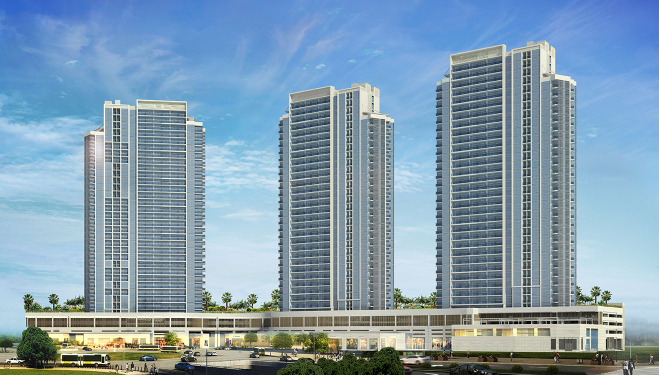
#> input picture DATA NEW/Akoya Carson Tower.jpg, 1317 x 749 px (shown at 1/2 size)
$ python remove_text.py '../DATA NEW/Akoya Carson Tower.jpg' '../DATA NEW/Commerz 3.jpg'
#> lines starting #> are read from the running program, lines starting #| are printed output that depends on the picture; after the words box and inside, x2 and y2 are one past the last pixel; in counts of white or black regions, pixels touching at a corner belong together
import cv2
import numpy as np
import sys

def remove_text(input_path, output_path):
#> called with input_path = '../DATA NEW/Akoya Carson Tower.jpg', output_path = '../DATA NEW/Commerz 3.jpg'
    img = cv2.imread(input_path)
#> img is the input picture: shape (749, 1317, 3); mean B, G, R 174.2, 155.9, 129.9
    if img is None:
        print('ERROR: cannot read', input_path)
        return 1
    h, w = img.shape[:2]
#> h = 749; w = 1317
    # Convert to grayscale and use adaptive threshold to find bright text
    gray = cv2.cvtColor(img, cv2.COLOR_BGR2GRAY)
    # Enhance contrast
    gray = cv2.equalizeHist(gray)
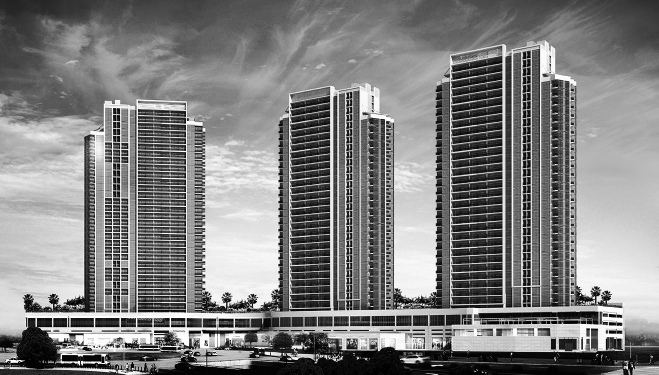
#> gray: shape (749, 1317) (shown at 1/2 size); min 0, max 255, mean 128.3
    # Threshold for bright regions (text usually bright)
    _, th = cv2.threshold(gray, 200, 255, cv2.THRESH_BINARY)
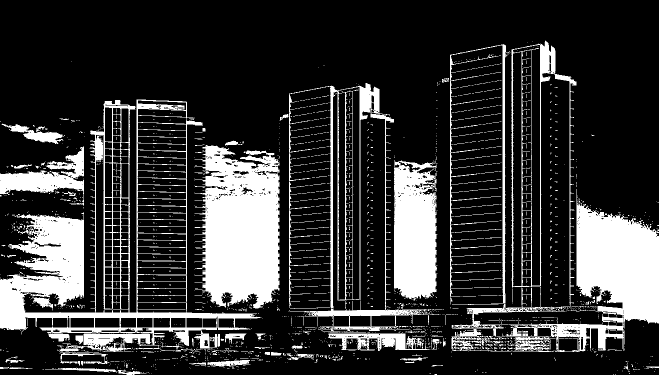
#> th: shape (749, 1317) (shown at 1/2 size); 21.5% white; 1934 white regions (1787 under 20 px), largest, box (x1, y1, x2, y2) and area: (0, 199, 523, 704) 50171, (389, 290, 560, 617) 42166, (1012, 378, 1317, 704) 35062

    # Also detect colored text by converting to HSV and thresholding low-saturation, high-value
    hsv = cv2.cvtColor(img, cv2.COLOR_BGR2HSV)
#> hsv: shape (749, 1317, 3); mean H, S, V 87.1, 78.6, 180.2
    v = hsv[:, :, 2]
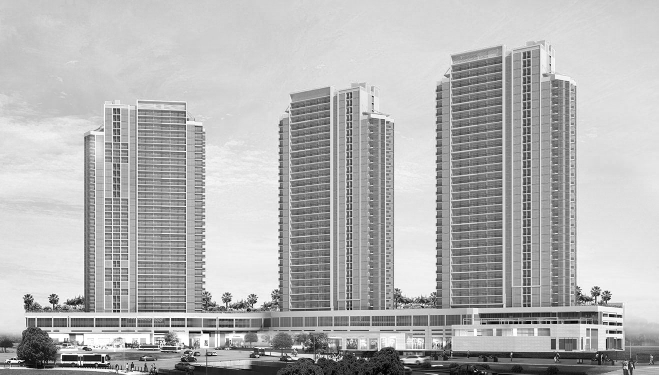
#> v: shape (749, 1317) (shown at 1/2 size); min 0, max 255, mean 180.2
    s = hsv[:, :, 1]
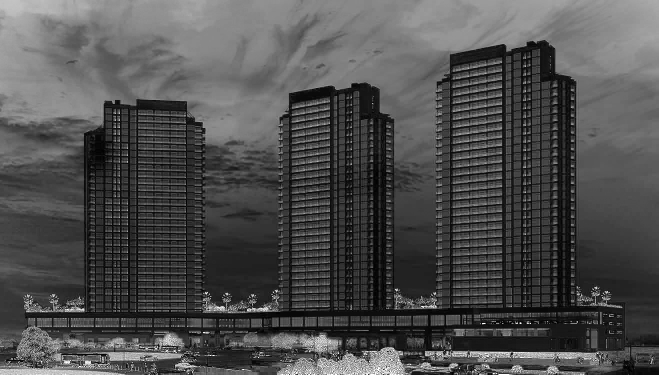
#> s: shape (749, 1317) (shown at 1/2 size); min 0, max 255, mean 78.6
    # Candidate mask: bright and low-mid saturation (covers white/green-ish text sometimes)
    mask1 = (v > 200) & (s < 120)
#> mask1: shape (749, 1317) bool; 37.3% white; 2254 white regions (2092 under 20 px), largest, box (x1, y1, x2, y2) and area: (0, 26, 1043, 728) 205590, (1004, 54, 1317, 704) 89864, (389, 238, 560, 617) 48930
    mask1 = mask1.astype('uint8') * 255

    # Combine masks
    mask = cv2.bitwise_or(th, mask1)
#> mask: shape (749, 1317); 37.9% white; 2105 white regions (1939 under 20 px), largest, box (x1, y1, x2, y2) and area: (0, 26, 1131, 728) 210894, (1004, 54, 1317, 704) 90753, (389, 238, 560, 617) 48951

    # Morphological ops to clean
    kernel = cv2.getStructuringElement(cv2.MORPH_RECT, (15,5))
    mask = cv2.morphologyEx(mask, cv2.MORPH_CLOSE, kernel, iterations=2)
#> mask: shape (749, 1317); 63.6% white; 138 black regions, largest, box (x1, y1, x2, y2) and area: (0, 0, 1317, 242) 147308, (280, 657, 1317, 749) 39169, (904, 116, 1005, 511) 34398
    mask = cv2.morphologyEx(mask, cv2.MORPH_OPEN, kernel, iterations=1)
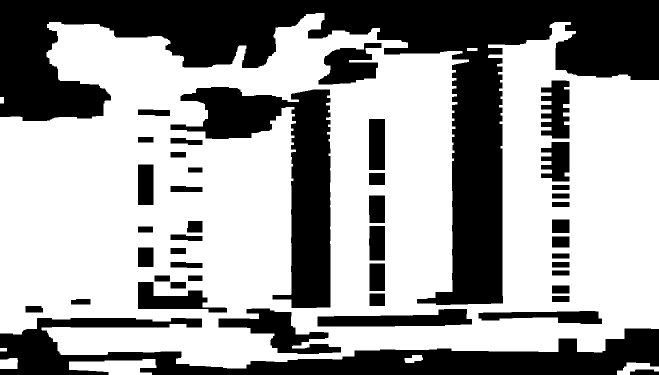
#> mask: shape (749, 1317) (shown at 1/2 size); 61.9% white; 45 black regions

    # [9 lines of commented-out code are left out]
    contours, _ = cv2.findContours(mask.copy(), cv2.RETR_EXTERNAL, cv2.CHAIN_APPROX_SIMPLE)
#> contours = 8 contours; box (x1, y1, x2, y2) and area: (0, 26, 1317, 737) 715632, (138, 718, 313, 749) 3686, (1234, 725, 1317, 749) 976, (0, 716, 36, 738) 670, (809, 710, 846, 726) 362, (934, 96, 955, 102) 100, (0, 194, 8, 207) 84, (0, 696, 14, 703) 78
    final_mask = np.zeros_like(mask)
    for cnt in contours:
        x,y,ww,hh = cv2.boundingRect(cnt)
        area = ww*hh
        if area > 400 and hh > 12:
            cv2.drawContours(final_mask, [cnt], -1, 255, -1)
#> this loop made 8 passes
#> (x, y, ww, hh, area) on passes 1, 2, 3, 4, 8: (1234, 725, 83, 24, 1992), (138, 718, 175, 31, 5425), (0, 716, 36, 22, 792), (809, 710, 37, 16, 592), (0, 26, 1317, 711, 936387)
#> (cnt, x, y, ww, hh, area) on passes 5 to 7: ([[0, 696], [0, 702], [13, 702], [13, 696]], 0, 696, 14, 7, 98), ([[0, 194], [0, 206], [7, 206], [7, 194]], 0, 194, 8, 13, 104), ([[934, 96], [934, 101], [954, 101], [954, 96]], 934, 96, 21, 6, 126)
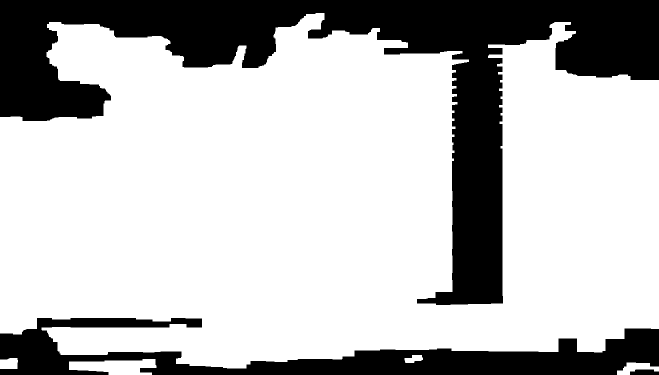
#> final_mask: shape (749, 1317) (shown at 1/2 size); 73.5% white; 3 black regions, box (x1, y1, x2, y2) and area: (0, 0, 1317, 610) 199651, (0, 636, 1317, 749) 60867, (1260, 739, 1317, 749) 493

    # Inpaint
    inpainted = cv2.inpaint(img, final_mask, 7, cv2.INPAINT_TELEA)
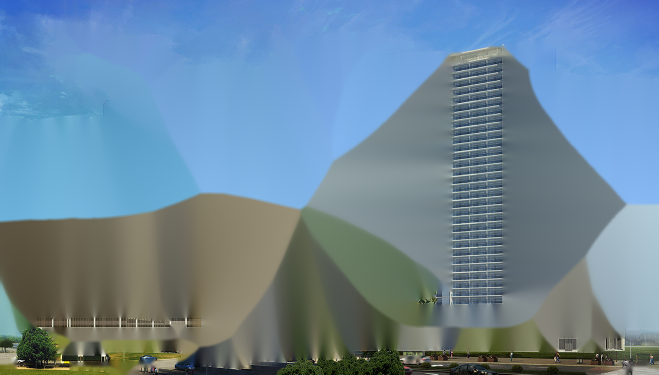
#> inpainted: shape (749, 1317, 3) (shown at 1/2 size); mean B, G, R 154.2, 134.9, 107.5
    cv2.imwrite(output_path, inpainted)
    print('Saved', output_path)
    return 0

if __name__ == '__main__':
    if len(sys.argv) < 3:
        print('Usage: remove_text.py input.jpg output.png')
        sys.exit(1)
    sys.exit(remove_text(sys.argv[1], sys.argv[2]))
#> (the program exits here)

$ run again, on DATA NEW/Deyaar Midtown.jpg
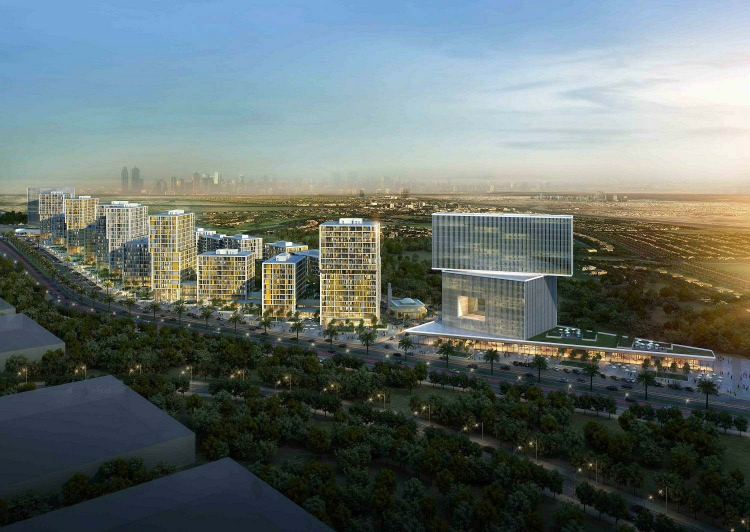
#> input picture DATA NEW/Deyaar Midtown.jpg, 1499 x 1064 px (shown at 1/2 size)
#> in remove_text, img is the input picture: shape (1064, 1499, 3); mean B, G, R 109, 111.6, 100.5
#> in remove_text, `_, th = cv2.threshold(gray, 200, 255, cv2.THRESH_BINARY)`:
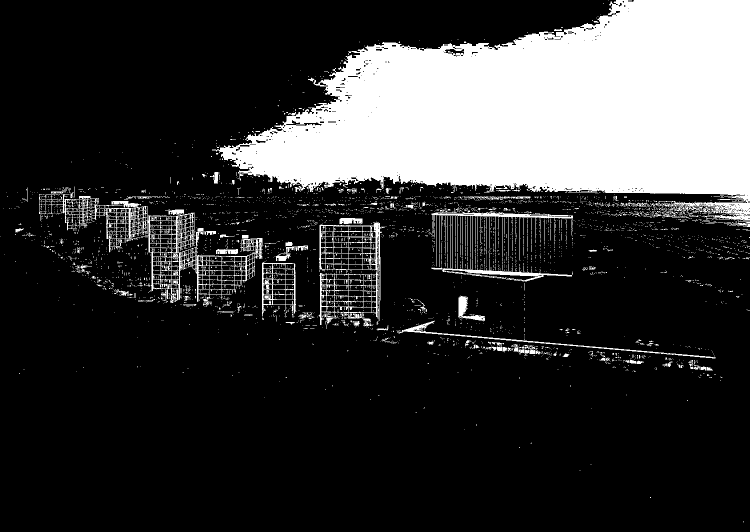
#> th: shape (1064, 1499) (shown at 1/2 size); 21.5% white; 4463 white regions (4276 under 20 px), largest, box (x1, y1, x2, y2) and area: (424, 0, 1499, 441) 293141, (111, 388, 525, 606) 11862, (637, 445, 769, 653) 6310
#> hsv: shape (1064, 1499, 3); mean H, S, V 66.8, 86.3, 121.9
#> contours = 20 contours; largest, box (x1, y1, x2, y2) and area: (0, 0, 1499, 687) 688604, (855, 667, 1146, 714) 6920, (1179, 694, 1314, 735) 3428, (1311, 707, 1432, 756) 2707, (31, 458, 158, 496) 1786
#> the loop in remove_text, `for cnt in contours:` made 20 passes
#> (x, y, ww, hh, area) on passes 1, 2, 3, 4, 5, 6, 7, 9: (1311, 707, 121, 49, 5929), (1179, 694, 135, 41, 5535), (1277, 681, 30, 9, 270), (855, 667, 291, 47, 13677), (1131, 658, 30, 10, 300), (980, 648, 39, 18, 702), (814, 601, 39, 22, 858), (1376, 558, 21, 7, 147)
#> in remove_text, `inpainted = cv2.inpaint(img, final_mask, 7, cv2.INPAINT_TELEA)`:
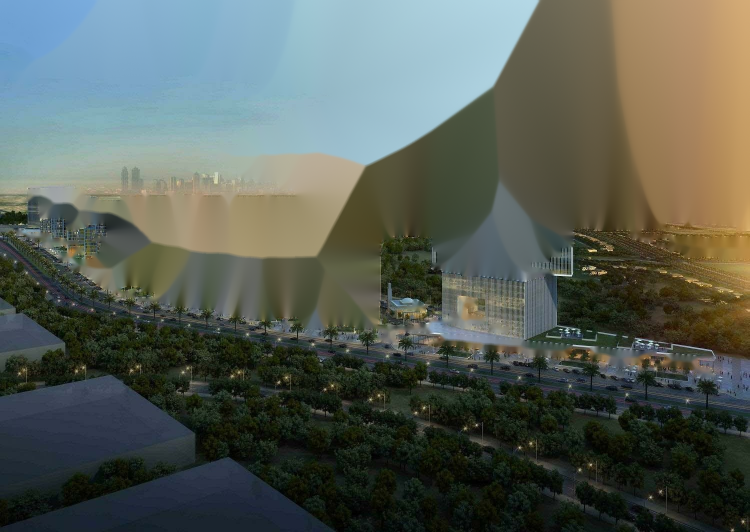
#> inpainted: shape (1064, 1499, 3) (shown at 1/2 size); mean B, G, R 86.3, 94.4, 87.2
